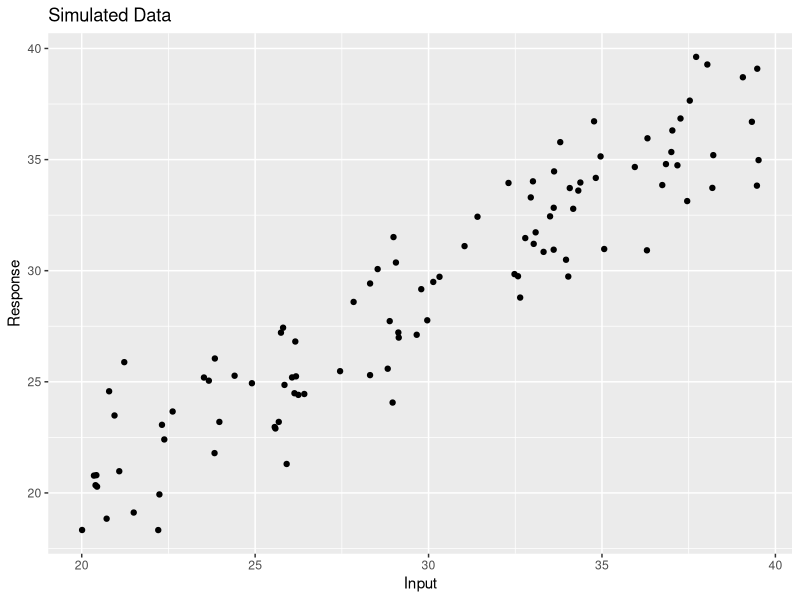
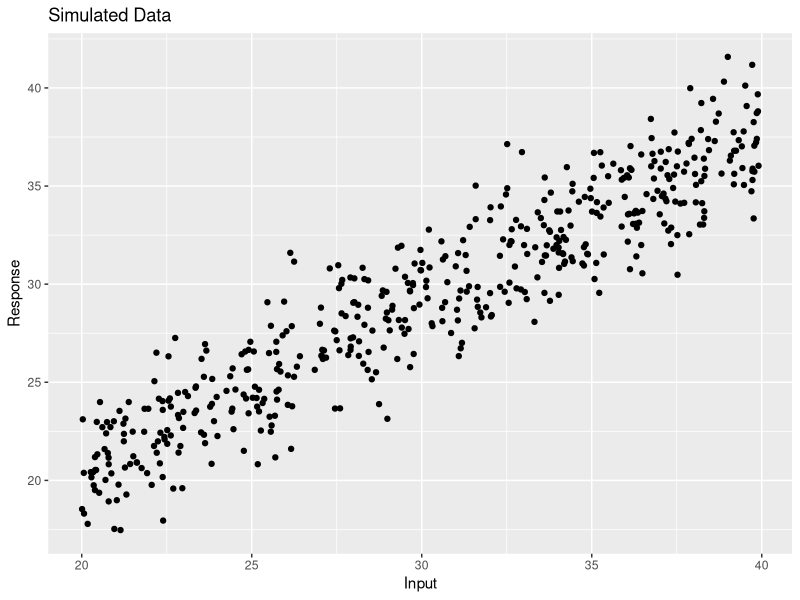

Source code (R) for these figures, in order: (Note: this script raises an error after producing the figures.)
## ---- chunk 1
set.seed(2024) # Set seed for reproducibility

# Simulate data
x <- runif(n = 100, min = 20, max = 40)   # input/predictor

errors <- replicate(10, rnorm(n = 100, mean = 0, sd = 2))  # error terms
a <- 3
b <- 0.87
fx <- a + (b * x)  # true function

# Generate observed responses
responses <- fx + errors

# Create a data frame
training_data <- data.frame(inp = x, true_form = fx, responses)

set.seed(2025) 
xtest <- runif(n = 100, min = 20, max = 40)   
error_test <- rnorm(n = 100, mean = 0, sd = 2)
fxtest <- a + (b * xtest)  # true function
response_test <- fxtest + error_test

# Create test data frame
test_data <- data.frame(inp = xtest, true_form = fxtest, response = response_test)

# Rename response columns for easier reference
colnames(training_data)[3:12] <- paste0("response", 1:10)

# Plot one of the data sets for visualization
library(ggplot2)
ggplot(data = training_data) + 
  geom_point(aes(x = inp, y = response1)) +
  labs(title = "Simulated Data", x = "Input", y = "Response")

# Polynomial degrees to fit
degrees <- c(1, 2, 3, 4)

# Initialize a data frame to store bias and variance for each degree
bias_var_df <- data.frame(degree = integer(), bias_sq = numeric(), variance = numeric())

for (d in degrees) {
  # Store predictions for each degree
  preds <- matrix(nrow = 100, ncol = 10)
  # IF YOU GENERATE OTHER THAN 100 TEST OBSERVATIONS, YOU WOULD NEED TO ADJUST THE nrow VALUE
  
  for (i in 1:10) {
    model <- lm(training_data[[paste0("response", i)]] ~ poly(inp, degree = d, raw = TRUE), data = training_data)
    # BUILD YOUR MODELS ON THE TRAINING DATA JUST AS YOU HAVE DONE HERE (NO CHANGES NEEDED)
    preds[, i] <- predict(model, newdata = data.frame(inp = test_data$inp))
    # NOW YOU WOULD PREDICT ON TEST DATA, CHANGE NEWDATA PIECE
    
  }
  
  # THE FOLLOWING CALCULATIONS OF E_y_hat AND V_y_hat REMAIN SAME
  # THE TRUE FORM NOW NEEDS TO COME FROM THE TEST DATA WHILE CALCULATING bias_squared
  # Calculate bias squared
  E_y_hat <- apply(preds, 1, mean)
  bias_squared <- (E_y_hat - test_data$true_form)^2
  mean_bias_squared <- mean(bias_squared)
  
  # Calculate variance
  V_y_hat <- apply(preds, 1, var)
  mean_variance <- mean(V_y_hat)
  
  # Append results to data frame
  bias_var_df <- rbind(bias_var_df, data.frame(degree = d, bias_sq = mean_bias_squared, variance = mean_variance))
}

print(bias_var_df)

# SINCE YOU HAVE ALREADY AUTOMATED YOUR PROCESS USING A LOOP (GREAT JOB WITH THAT), CAN YOU NOW TRY WITH SAY 300 REPLICATED DATASETS INSTEAD OF 10? I WILL LET YOU THINK ABOUT WHAT NEEDS TO CHANGE FOR THAT

## ---- chunk 2
set.seed(2024) # Set seed for reproducibility

# Simulate data
x <- runif(n = 500, min = 20, max = 40)   # input/predictor

# Generate 300 sets of errors
errors <- replicate(500, rnorm(n = 500, mean = 0, sd = 2))  # error terms
a <- 3
b <- 0.87
fx <- a + (b * x)  # true function

# Generate observed responses
responses <- fx + errors

# Create a data frame
training_data <- data.frame(inp = x, true_form = fx, responses)

set.seed(2025) 
xtest <- runif(n = 500, min = 20, max = 40)   
error_test <- rnorm(n = 500, mean = 0, sd = 2)
fxtest <- a + (b * xtest)  # true function
response_test <- fxtest + error_test

# Create test data frame
test_data <- data.frame(inp = xtest, true_form = fxtest, response = response_test)

# Rename response columns for easier reference
colnames(training_data)[3:(3 + 299)] <- paste0("response", 1:300)

# Plot one of the data sets for visualization
library(ggplot2)
ggplot(data = training_data) + 
  geom_point(aes(x = inp, y = response1)) +
  labs(title = "Simulated Data", x = "Input", y = "Response")

# Polynomial degrees to fit
degrees <- c(1, 2, 3, 4)

# Initialize a data frame to store bias and variance for each degree
bias_var_df <- data.frame(degree = integer(), bias_sq = numeric(), variance = numeric())

for (d in degrees) {
  # Store predictions for each degree
  preds <- matrix(nrow = 100, ncol = 300)
  for (i in 1:300) {
    model <- lm(training_data[[paste0("response", i)]] ~ poly(inp, degree = d, raw = TRUE), data = training_data)
    # Build models on the training data
    test_preds[, i] <- predict(model, newdata = data.frame(inp = test_data$inp))
    training_preds[, i] <- predict(model, newdata = data.frame(inp = training_data$inp))
  }
  
  # Calculate bias squared
  E_y_hat <- apply(preds, 1, mean)
  bias_squared <- (E_y_hat - test_data$true_form)^2
  mean_bias_squared <- mean(bias_squared)
  
  # Calculate variance
  V_y_hat <- apply(preds, 1, var)
  mean_variance <- mean(V_y_hat)
  
  # Append results to data frame
  bias_var_df <- rbind(bias_var_df, data.frame(degree = d, bias_sq = mean_bias_squared, variance = mean_variance))
}

print(bias_var_df)

#calculate avg test error = bias_sq + variance + sq. of the noise being used i.e 2
#MSE for training datasets, take average to find mean MSE (avg training error)
#line plot for the two errors x = degree, y = MSE
# do it for fx <- a + (b * x^2) + (c * x^3) 
#users can choose the number of training data points. 100, 400, 700, 1000
#1 scatterplot of original data/ first replicated dataset, 2 bar graphs for bias and variance, line plot with errors with diff colors
## ---- chunk 3
library(ggplot2)
library(tidyr)

# Set up the data for plotting
bias_var_long <- pivot_longer(bias_var_df, cols = c("bias_sq", "variance"), names_to = "type", values_to = "value")

# Plot the bar graph
ggplot(bias_var_long, aes(x = factor(degree), y = value, fill = type)) + 
  geom_bar(stat = "identity", position = "dodge") +
  labs(title = "Bias-Variance Tradeoff", x = "Polynomial Degree", y = "Value") +
  scale_fill_manual(values = c("bias_sq" = "blue", "variance" = "red"), 
                    labels = c("Bias Squared", "Variance")) +
  theme_minimal() +
  theme(legend.title = element_blank())

